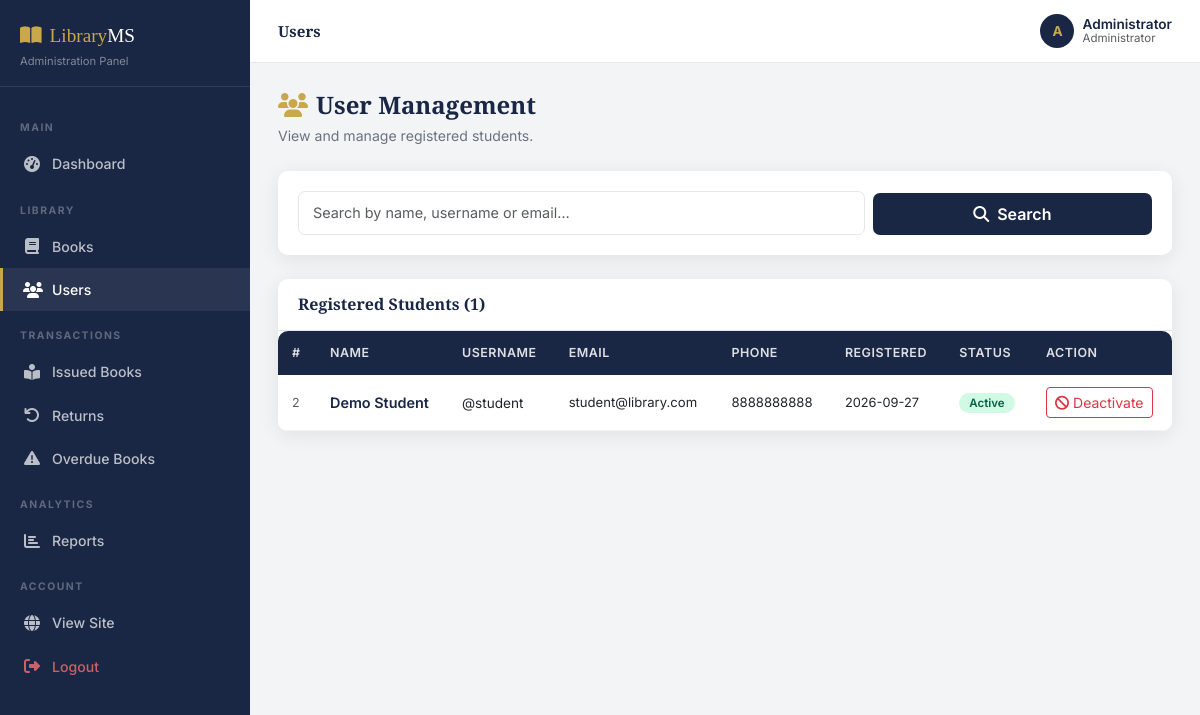
Page /admin/users (signed in) on the committed database.
### tables this page shows
CREATE TABLE users (
            id INTEGER PRIMARY KEY AUTOINCREMENT,
            full_name TEXT NOT NULL,
            username TEXT UNIQUE NOT NULL,
            email TEXT UNIQUE NOT NULL,
            password_hash TEXT NOT NULL,
            role TEXT NOT NULL DEFAULT 'student',
            phone TEXT,
            registration_date TEXT,
            status TEXT DEFAULT 'Active'
        );

### library_management_system/app.py (the view)
@app.route('/admin/users')
@admin_required
def admin_users():
    search = request.args.get('search', '')
    users = get_all_users(search=search)
    return render_template('admin/users.html', users=users, search=search)

### library_management_system/app.py (called while the page is built)
@app.context_processor
def inject_user():
    return dict(current_user=get_current_user(), now=datetime.now())

### library_management_system/auth.py (called while the page is built)
def get_current_user():
    if 'user_id' in session:
        return get_user_by_id(session['user_id'])
    return None

def admin_required(f):
    @wraps(f)
    def decorated(*args, **kwargs):
        if 'user_id' not in session:
            flash('Please login to access this page.', 'warning')
            return redirect(url_for('login'))
        if session.get('role') != 'admin':
            flash('You do not have permission to access this page.', 'danger')
            return redirect(url_for('dashboard'))
        return f(*args, **kwargs)
    return decorated

### library_management_system/database.py (called while the page is built)
def get_db():
    conn = sqlite3.connect(DB_PATH)
    conn.row_factory = sqlite3.Row
    conn.execute("PRAGMA foreign_keys = ON")
    return conn

def get_user_by_id(user_id):
    conn = get_db()
    c = conn.cursor()
    c.execute("SELECT * FROM users WHERE id=?", (user_id,))
    u = c.fetchone()
    conn.close()
    return u

def get_all_users(search=''):
    conn = get_db()
    c = conn.cursor()
    if search:
        c.execute("SELECT * FROM users WHERE role='student' AND (full_name LIKE ? OR username LIKE ? OR email LIKE ?) ORDER BY id DESC",
                  (f'%{search}%',f'%{search}%',f'%{search}%'))
    else:
        c.execute("SELECT * FROM users WHERE role='student' ORDER BY id DESC")
    users = c.fetchall()
    conn.close()
    return users

### library_management_system/templates/admin/users.html (shortened to what this page needs)
{% extends 'admin/base_admin.html' %}
{% block page_title %}Users{% endblock %}
{% block content %}
<div class="page-title-block">
  <h4><i class="fas fa-users text-gold me-2"></i>User Management</h4>
  <p>View and manage registered students.</p>
</div>
<div class="admin-card mb-4">
  <div class="admin-card-body">
    <form method="GET" class="row g-2 align-items-end">
      <div class="col-md-8">
        <input type="text" name="search" value="{{ search }}" class="form-control" placeholder="Search by name, username or email…">
      </div>
      <div class="col-md-4">
        <button type="submit" class="btn btn-navy w-100"><i class="fas fa-search me-2"></i>Search</button>
      </div>
    </form>
  </div>
</div>
<div class="admin-card">
  <div class="admin-card-header">
    <h5>Registered Students ({{ users|length }})</h5>
  </div>
  <div class="admin-card-body p-0">
    {% if users %}
    <div class="table-responsive">
      <table class="table table-hover mb-0">
        <thead>
          <tr>
            <th>#</th>
            <th>Name</th>
            <th>Username</th>
            <th>Email</th>
            <th>Phone</th>
            <th>Registered</th>
            <th>Status</th>
            <th>Action</th>
          </tr>
        </thead>
        <tbody>
          {% for u in users %}
          <tr>
            <td class="text-muted" style="font-size:.78rem;">{{ u['id'] }}</td>
            <td class="fw-semibold text-navy" style="font-size:.9rem;">{{ u['full_name'] }}</td>
            <td style="font-size:.85rem;">@{{ u['username'] }}</td>
            <td style="font-size:.82rem;">{{ u['email'] }}</td>
            <td style="font-size:.82rem;">{{ u['phone'] or '—' }}</td>
            <td style="font-size:.8rem;">{{ u['registration_date'][:10] if u['registration_date'] else '—' }}</td>
            <td>
              {% if u['status'] == 'Active' %}
              <span class="availability-badge badge-available">Active</span>
              {% else %}
              <span class="availability-badge badge-unavailable">Inactive</span>
              {% endif %}
            </td>
            <td>
              <form action="{{ url_for('admin_toggle_user', user_id=u['id']) }}" method="POST" class="d-inline">
                <button type="submit" class="btn btn-sm {% if u['status'] == 'Active' %}btn-outline-danger{% else %}btn-outline-success{% endif %}">
                  {% if u['status'] == 'Active' %}<i class="fas fa-ban me-1"></i>Deactivate{% else %}<i class="fas fa-check me-1"></i>Activate{% endif %}
                </button>
              </form>
            </td>
          </tr>
          {% endfor %}
        </tbody>
      </table>
    </div>
    {% else %}
    <div class="empty-state"><i class="fas fa-users"></i><h5>No users found.</h5></div>
    {% endif %}
  </div>
</div>
{% endblock %}

### library_management_system/templates/admin/base_admin.html (shortened to what this page needs)
<!DOCTYPE html>
<html lang="en">
<head>
  <link href="https://cdn.jsdelivr.net/npm/bootstrap@5.3.0/dist/css/bootstrap.min.css" rel="stylesheet">
  <link rel="stylesheet" href="https://cdnjs.cloudflare.com/ajax/libs/font-awesome/6.4.0/css/all.min.css">
  <link rel="stylesheet" href="{{ url_for('static', filename='css/style.css') }}">
</head>
<body>
<div class="sidebar" id="adminSidebar">
  <div class="sidebar-brand">
    <div class="sidebar-brand-text"><i class="fas fa-book-open me-2"></i>Library<span>MS</span></div>
    <div class="sidebar-subtitle">Administration Panel</div>
  </div>
  <nav class="sidebar-nav">
    <div class="sidebar-label">Main</div>
    <a href="{{ url_for('admin_dashboard') }}" class="sidebar-link {% if request.endpoint == 'admin_dashboard' %}active{% endif %}">
      <i class="fas fa-tachometer-alt"></i> Dashboard
    </a>
    <div class="sidebar-label">Library</div>
    <a href="{{ url_for('admin_books') }}" class="sidebar-link {% if 'book' in request.endpoint and 'overdue' not in request.endpoint %}active{% endif %}">
      <i class="fas fa-book"></i> Books
    </a>
    <a href="{{ url_for('admin_users') }}" class="sidebar-link {% if request.endpoint == 'admin_users' %}active{% endif %}">
      <i class="fas fa-users"></i> Users
    </a>
    <div class="sidebar-label">Transactions</div>
    <a href="{{ url_for('admin_issued') }}" class="sidebar-link {% if request.endpoint == 'admin_issued' %}active{% endif %}">
      <i class="fas fa-book-reader"></i> Issued Books
    </a>
    <a href="{{ url_for('admin_returns') }}" class="sidebar-link {% if request.endpoint == 'admin_returns' %}active{% endif %}">
      <i class="fas fa-undo"></i> Returns
    </a>
    <a href="{{ url_for('admin_overdue') }}" class="sidebar-link {% if request.endpoint == 'admin_overdue' %}active{% endif %}">
      <i class="fas fa-exclamation-triangle"></i> Overdue Books
    </a>
    <div class="sidebar-label">Analytics</div>
    <a href="{{ url_for('admin_reports') }}" class="sidebar-link {% if request.endpoint == 'admin_reports' %}active{% endif %}">
      <i class="fas fa-chart-bar"></i> Reports
    </a>
    <div class="sidebar-label">Account</div>
    <a href="{{ url_for('index') }}" class="sidebar-link" target="_blank">
      <i class="fas fa-globe"></i> View Site
    </a>
    <a href="{{ url_for('logout') }}" class="sidebar-link text-danger">
      <i class="fas fa-sign-out-alt"></i> Logout
    </a>
  </nav>
</div>
<div class="admin-content">
  <div class="admin-topbar">
    <div class="d-flex align-items-center gap-3">
      <h6 class="mb-0">{% block page_title %}Admin Panel{% endblock %}</h6>
    </div>
    <div class="d-flex align-items-center gap-3">
      <div class="d-flex align-items-center gap-2">
        <div style="width:34px;height:34px;background:var(--navy);border-radius:50%;display:flex;align-items:center;justify-content:center;color:var(--gold);font-weight:700;font-size:.85rem;">
          {{ session.full_name[0].upper() if session.full_name else 'A' }}
        </div>
        <div style="font-size:.85rem;line-height:1.2;">
          <div class="fw-semibold text-navy">{{ session.full_name or 'Admin' }}</div>
          <div class="text-muted" style="font-size:.72rem;">Administrator</div>
        </div>
      </div>
    </div>
  </div>
  <div class="admin-main">
    {% block content %}{% endblock %}
  </div>
</div>
</body>
</html>

### library_management_system/static/css/style.css (style rules this page uses)
:root { --navy: #1a2744; --navy-light: #243360; --gold: #c9a84c; --gold-light: #e8c96a; --cream: #f8f5ee; --dark: #111827; --muted: #6b7280; --border: #e5e7eb; --radius: 10px; --shadow: 0 4px 20px rgba(0,0,0,.08); --shadow-lg: 0 8px 32px rgba(0,0,0,.12); }
*, *::before, *::after { box-sizing: border-box; }
body { font-family: 'Inter', sans-serif; color: var(--dark); background: #fff; line-height: 1.65; }
h1,h2,h3,h4,h5,h6 { font-family: 'Playfair Display', serif; font-weight: 700; line-height: 1.2; }
a { color: var(--gold); text-decoration: none; }
.availability-badge { font-size: .72rem; padding: 3px 10px; border-radius: 50px; font-weight: 600; }
.badge-available { background: #d1fae5; color: #065f46; }
.btn-navy { background: var(--navy); color: #fff !important; border: none; padding: 9px 22px; border-radius: 7px; font-weight: 600; transition: all .2s; }
.form-control, .form-select { border: 1.5px solid var(--border); border-radius: 7px; padding: 10px 14px; font-size: .9rem; transition: border-color .2s, box-shadow .2s; }
.sidebar { width: 250px; background: var(--navy); flex-shrink: 0; position: fixed; top: 0; left: 0; bottom: 0; overflow-y: auto; z-index: 100; transition: transform .3s; }
.sidebar-brand { padding: 20px 20px 16px; border-bottom: 1px solid rgba(255,255,255,.1); }
.sidebar-brand-text { font-family: 'Playfair Display', serif; font-size: 1.2rem; color: var(--gold); }
.sidebar-brand-text span { color: #fff; }
.sidebar-subtitle { font-size: .7rem; color: rgba(255,255,255,.45); }
.sidebar-nav { padding: 16px 0; }
.sidebar-label { font-size: .65rem; font-weight: 700; letter-spacing: 1.5px; text-transform: uppercase; color: rgba(255,255,255,.3); padding: 16px 20px 6px; }
.sidebar-link { display: flex; align-items: center; gap: 11px; padding: 10px 20px; color: rgba(255,255,255,.7) !important; font-size: .88rem; font-weight: 500; transition: all .2s; border-left: 3px solid transparent; }
.sidebar-link i { width: 18px; text-align: center; font-size: 1rem; }
.sidebar-link:hover, .sidebar-link.active { background: rgba(255,255,255,.07); color: #fff !important; border-left-color: var(--gold); }
.sidebar-link.text-danger { color: rgba(248,113,113,.8) !important; }
.admin-content { margin-left: 250px; flex: 1; background: #f3f4f6; min-height: 100vh; }
.admin-topbar { background: #fff; padding: 14px 28px; border-bottom: 1px solid var(--border); display: flex; align-items: center; justify-content: space-between; position: sticky; top: 0; z-index: 50; }
.admin-topbar h6 { margin: 0; color: var(--navy); font-size: .95rem; }
.admin-main { padding: 28px; }
.page-title-block { margin-bottom: 24px; }
.page-title-block h4 { color: var(--navy); margin-bottom: 4px; }
.page-title-block p { color: var(--muted); font-size: .88rem; margin: 0; }
.admin-card { background: #fff; border-radius: var(--radius); box-shadow: var(--shadow); margin-bottom: 24px; }
.admin-card-header { padding: 16px 20px; border-bottom: 1px solid var(--border); display: flex; align-items: center; justify-content: space-between; }
.admin-card-header h5 { margin: 0; color: var(--navy); font-size: 1rem; }
.admin-card-body { padding: 20px; }
.table-responsive { border-radius: var(--radius); overflow: hidden; }
.table { margin: 0; font-size: .87rem; }
.table thead th { background: var(--navy); color: rgba(255,255,255,.85); font-weight: 600; font-size: .78rem; letter-spacing: .5px; text-transform: uppercase; border: none; padding: 12px 14px; white-space: nowrap; }
.table tbody td { padding: 12px 14px; vertical-align: middle; border-color: #f3f4f6; }
.text-navy { color: var(--navy) !important; }
.text-gold { color: var(--gold) !important; }

### rows in the picture
users: full_name "Administrator"
users: id "2", full_name "Demo Student", username "student", email "student@library.com", phone "8888888888", registration_date "2026-09-27", status "Active"

### other values in the picture
{{ session.full_name[0].upper() if session.full_name else 'A' }} "A"
{{ users|length }} "1"
